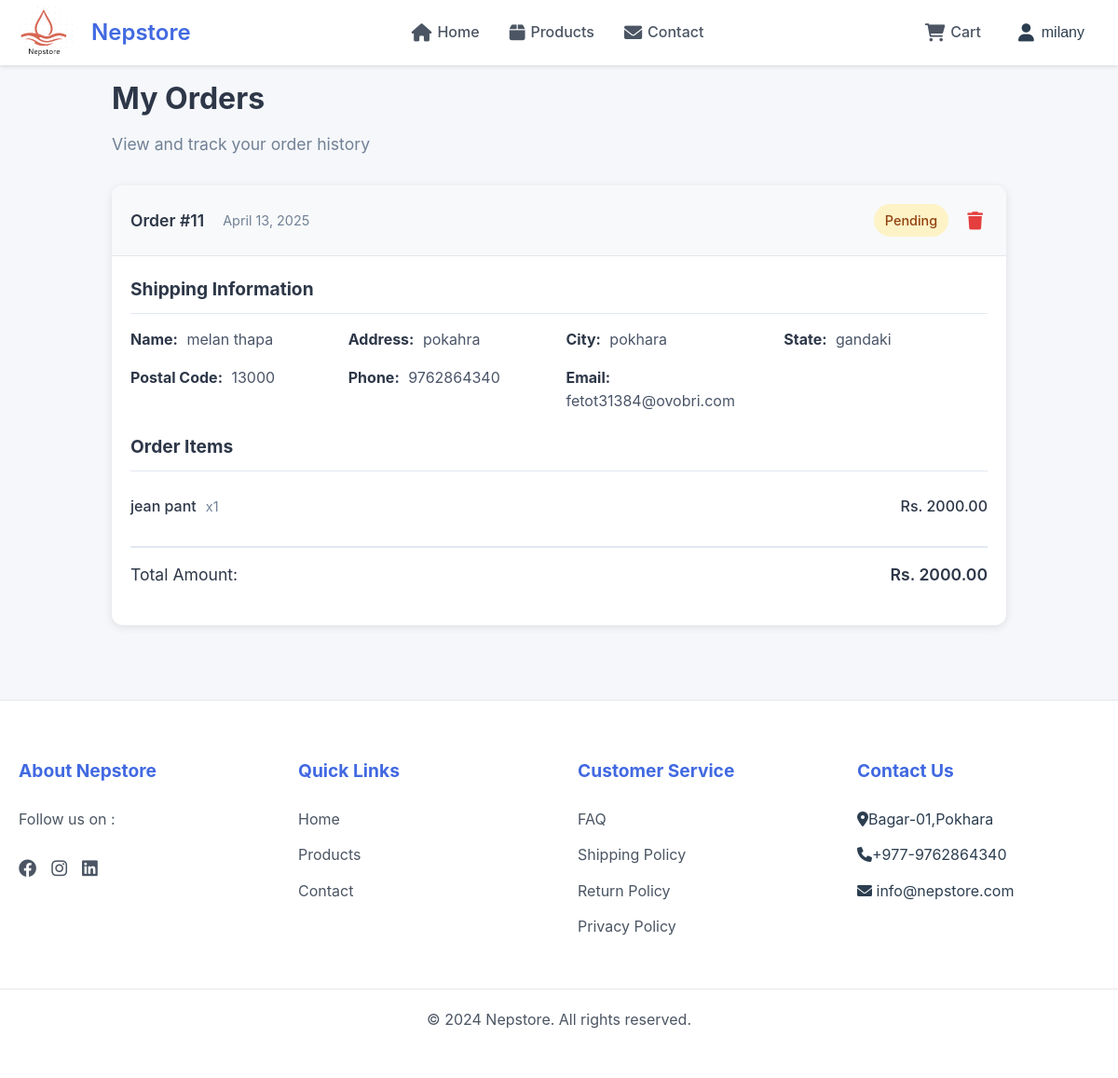
The page /orders/ (signed in) on the database as committed earlier.
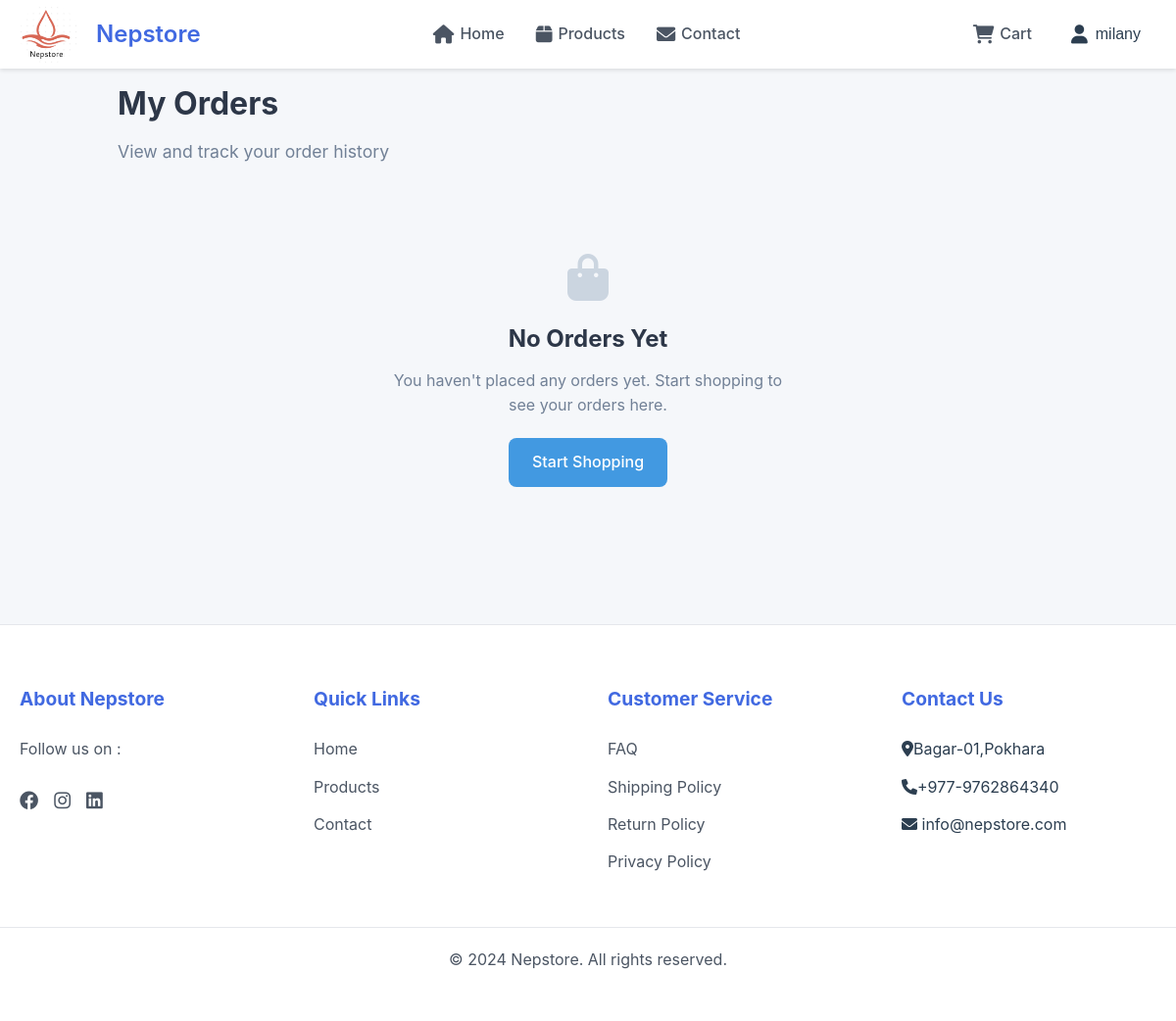
The same page on the database as committed later.
### nepmart/models.py (models this page shows, shortened)
class Order(models.Model):
    ORDER_STATUS_CHOICES = [
        ('pending', 'Pending'),
        ('processing', 'Processing'),
        ('shipped', 'Shipped'),
        ('delivered', 'Delivered'),
        ('cancelled', 'Cancelled'),
    ]
    PAYMENT_METHOD_CHOICES = [
        ('cash_on_delivery', 'Cash on Delivery'),
        ('khalti', 'Khalti'),
        ('esewa', 'eSewa'),
    ]
    user = models.ForeignKey(User, on_delete=models.CASCADE)
    full_name = models.CharField(max_length=100)
    email = models.EmailField()
    phone = models.CharField(max_length=15)
    address = models.TextField()
    city = models.CharField(max_length=100)
    state = models.CharField(max_length=100)
    zip_code = models.CharField(max_length=10)
    order_notes = models.TextField(blank=True, null=True)
    total_amount = models.DecimalField(max_digits=10, decimal_places=2)
    payment_method = models.CharField(max_length=20, choices=PAYMENT_METHOD_CHOICES, default='cash_on_delivery')
    payment_completed = models.BooleanField(default=False)
    status = models.CharField(max_length=20, choices=ORDER_STATUS_CHOICES, default='pending')
    created_at = models.DateTimeField(auto_now_add=True)
    updated_at = models.DateTimeField(auto_now=True)
    class Meta:
        ordering = ['-created_at']

class OrderItem(models.Model):
    order = models.ForeignKey(Order, related_name='items', on_delete=models.CASCADE)
    product = models.ForeignKey(Product, on_delete=models.CASCADE)
    quantity = models.PositiveIntegerField(default=1)
    price = models.DecimalField(max_digits=10, decimal_places=2)
    total = models.DecimalField(max_digits=10, decimal_places=2)
    class Meta:
        ordering = ['order', 'id']

class Product(models.Model):
    name = models.CharField(max_length=200)
    slug = models.SlugField(unique=True, blank=True, null=True)
    category = models.ForeignKey(Category, on_delete=models.SET_NULL, null=True, blank=True, related_name='products')
    image = models.ImageField(upload_to='products/')
    brand = models.CharField(max_length=100)
    price = models.DecimalField(max_digits=10, decimal_places=2)
    old_price = models.DecimalField(max_digits=10, decimal_places=2, null=True, blank=True)
    discount = models.IntegerField(null=True, blank=True)
    description = models.TextField()
    reviews = models.IntegerField(default=0)
    created_at = models.DateTimeField(auto_now_add=True)

### nepmart/views.py (the view, shortened to what this page needs)
# urls.py: path('orders/', views.orders, name='orders'),
@login_required
def orders(request):
    orders = Order.objects.filter(user=request.user).order_by('-created_at')
    return render(request, 'orders.html', {'orders': orders})

### nepmart/templates/orders.html (shortened to what this page needs)
{% extends 'base.html' %}
{% load static %}
{% block content %}
<div class="orders-container">
    <div class="orders-header">
        <h1>My Orders</h1>
        <p>View and track your order history</p>
    </div>
    {% if orders %}
        <div class="orders-list">
            {% for order in orders %}
            <div class="order-card" id="order-{{ order.id }}">
                <div class="order-header">
                    <div class="order-meta">
                        <span class="order-number">Order #{{ order.id }}</span>
                        <span class="order-date">{{ order.created_at|date:"F d, Y" }}</span>
                    </div>
                    <div class="order-actions">
                        <div class="order-status status-{{ order.status }}">
                            {{ order.status|title }}
                        </div>
                        <button class="delete-order-btn" data-order-id="{{ order.id }}">
                            <i class="fas fa-trash"></i>
                        </button>
                    </div>
                </div>
                <div class="order-content">
                    <div class="shipping-info">
                        <h3>Shipping Information</h3>
                        <div class="shipping-details">
                            <p><strong>Name:</strong> {{ order.full_name }}</p>
                            <p><strong>Address:</strong> {{ order.address }}</p>
                            <p><strong>City:</strong> {{ order.city }}</p>
                            <p><strong>State:</strong> {{ order.state }}</p>
                            <p><strong>Postal Code:</strong> {{ order.zip_code }}</p>
                            <p><strong>Phone:</strong> {{ order.phone }}</p>
                            <p><strong>Email:</strong> {{ order.email }}</p>
                        </div>
                    </div>
                    <div class="order-items">
                        <h3>Order Items</h3>
                        <div class="items-list">
                            {% for item in order.items.all %}
                            <div class="item">
                                <div class="item-info">
                                    <span class="item-name">{{ item.product.name }}</span>
                                    <span class="item-quantity">x{{ item.quantity }}</span>
                                </div>
                                <span class="item-price">Rs. {{ item.total }}</span>
                            </div>
                            {% endfor %}
                        </div>
                        <div class="order-total">
                            <span>Total Amount:</span>
                            <span class="total-price">Rs. {{ order.total_amount }}</span>
                        </div>
                    </div>
                </div>
            </div>
            {% endfor %}
        </div>
    {% else %}
        <div class="no-orders">
            <div class="empty-state">
                <i class="fas fa-shopping-bag"></i>
                <h2>No Orders Yet</h2>
                <p>You haven't placed any orders yet. Start shopping to see your orders here.</p>
                <a href="{% url 'product_list' %}" class="start-shopping-btn">Start Shopping</a>
            </div>
        </div>
    {% endif %}
</div>
{% endblock %}

### nepmart/templates/base.html (shortened to what this page needs)
{% load static %}
<!DOCTYPE html>
<html lang="en">
<head>
    <link rel="stylesheet" href="{% static 'css/style.css' %}">
    <link rel="stylesheet" href="{% static 'css/navbar.css' %}">
    <link rel="stylesheet" href="{% static 'css/home.css' %}">
    <link rel="stylesheet" href="{% static 'css/cart.css' %}">
    <link rel="stylesheet" href="https://cdnjs.cloudflare.com/ajax/libs/font-awesome/6.0.0/css/all.min.css">
</head>
<body>
    <nav class="navbar">
        <div class="navbar-container">
            <a href="{% url 'home' %}" class="logo">
                <img src="{% static 'images/logo.png' %}" alt="logo-img" class="nepstore-logo">
                Nepstore
            </a>
            <div class="nav-links">
                <a href="{% url 'home' %}" class="nav-link">
                    <i class="fas fa-home"></i>
                    Home
                </a>
                <a href="{% url 'product_list' %}" class="nav-link">
                    <i class="fas fa-box"></i>
                    Products
                </a>
                <a href="{% url 'contact' %}" class="nav-link">
                    <i class="fas fa-envelope"></i>
                    Contact
                </a>
            </div>
            <div class="nav-actions">
                {% if user.is_authenticated %}
                    <a href="{% url 'cart' %}" class="nav-action">
                        <i class="fas fa-shopping-cart"></i>
                        Cart
                    </a>
                    <div class="dropdown">
                        <button class="nav-action dropdown-toggle">
                            <i class="fas fa-user"></i>
                            {{ user.username }}
                        </button>
                    </div>
                {% endif %}
            </div>
        </div>
    </nav>
    <main>
        {% block content %}
        {% endblock content %}
    </main>
    <footer class="footer">
        <div class="footer-container">
            <div class="footer-section">
                <h3>About Nepstore</h3>
                <p>Follow us on :</p>
                <div class="social-media">
                    <a href="https://facebook.com" target="_blank"><i class="fab fa-facebook"></i></a>
                    <a href="https://instagram.com" target="_blank"><i class="fab fa-instagram"></i></a>
                    <a href="https://linkedin.com" target="_blank"><i class="fab fa-linkedin"></i></a>
                </div>
            </div>
            <div class="footer-section">
                <h3>Quick Links</h3>
                <ul class="footer-links">
                    <li><a href="{% url 'home' %}">Home</a></li>
                    <li><a href="{% url 'product_list' %}">Products</a></li>
                    <li><a href="{% url 'contact' %}">Contact</a></li>
                </ul>
            </div>
            <div class="footer-section">
                <h3>Customer Service</h3>
                <ul class="footer-links">
                    <li><a href="#">FAQ</a></li>
                    <li><a href="#">Shipping Policy</a></li>
                    <li><a href="#">Return Policy</a></li>
                    <li><a href="#">Privacy Policy</a></li>
                </ul>
            </div>
            <div class="footer-section">
                <h3>Contact Us</h3>
                <ul class="footer-links">
                    <li><i class="fas fa-map-marker-alt"></i>Bagar-01,Pokhara</li>
                    <li><i class="fas fa-phone"></i>+977-9762864340</li>
                    <li><i class="fas fa-envelope"></i> info@nepstore.com</li>
                </ul>
            </div>
        </div>
        <div class="footer-bottom">
            <p>&copy; 2024 Nepstore. All rights reserved.</p>
        </div>
    </footer>
</body>
</html>

### nepmart/static/css/style.css (style rules this page uses)
:root { --primary-color: #4a90e2; --secondary-color: #f5f7fa; --text-color: #2c3e50; --light-gray: #eef2f7; --border-color: #e1e8ed; --success-color: #2ecc71; --error-color: #e74c3c; --shadow: 0 2px 10px rgba(0, 0, 0, 0.05); --transition: all 0.3s ease; }
* { margin: 0; padding: 0; box-sizing: border-box; }
body { font-family: 'Inter', -apple-system, BlinkMacSystemFont, 'Segoe UI', Roboto, sans-serif; line-height: 1.6; color: var(--text-color); background-color: var(--secondary-color); }

### nepmart/static/css/navbar.css (style rules this page uses)
* { margin: 0; padding: 0; box-sizing: border-box; }
.navbar { background-color: white; box-shadow: 0 2px 4px rgba(0, 0, 0, 0.1); position: fixed; top: 0; left: 0; right: 0; z-index: 1000; height: 70px; }
.navbar-container { max-width: 1200px; margin: 0 auto; height: 100%; display: flex; align-items: center; justify-content: space-between; padding: 0 20px; }
.logo { display: flex; align-items: center; text-decoration: none; color: #4169E1; font-size: 1.5rem; font-weight: 600; gap: 8px; }
.nepstore-logo { height: 60px; width: 60px; border-radius: 50%; object-fit: cover; margin-right: 10px; }
.nav-links { display: flex; align-items: center; gap: 2rem; margin: 0 auto; }
.nav-link { color: #4B5563; text-decoration: none; font-weight: 500; display: flex; align-items: center; gap: 6px; transition: color 0.3s ease; }
.nav-link i { font-size: 1.2rem; }
.nav-actions { display: flex; align-items: center; gap: 1.5rem; }
.nav-action { color: #4B5563; text-decoration: none; font-weight: 500; display: flex; align-items: center; gap: 6px; transition: color 0.3s ease; }
.nav-action i { font-size: 1.2rem; }
.footer { background-color: white; border-top: 1px solid #E5E7EB; padding: 60px 0 30px; }
.footer-container { max-width: 1200px; margin: 0 auto; padding: 0 20px; display: grid; grid-template-columns: repeat(4, 1fr); gap: 40px; }
.footer-section h3 { color: #4169E1; font-size: 1.2rem; margin-bottom: 1.5rem; }
.footer-section p { color: #4B5563; line-height: 1.6; margin-bottom: 1.5rem; }
.footer-links { list-style: none; }
.footer-links li { margin-bottom: 0.8rem; }
.footer-links a { color: #4B5563; text-decoration: none; transition: color 0.3s ease; }
.social-media { display: flex; gap: 1rem; }
.social-media a { color: #4B5563; font-size: 1.2rem; transition: color 0.3s ease; }
.footer-bottom { max-width: 1200px; margin: 40px auto 0; padding: 20px; border-top: 1px solid #E5E7EB; text-align: center; color: #4B5563; }
.dropdown { position: relative; display: inline-block; }
.dropdown-toggle { background: none; border: none; cursor: pointer; padding: 8px 16px; display: flex; align-items: center; gap: 8px; color: inherit; font-size: inherit; }

### nepmart/templates/orders.html (style rules this page uses)
.orders-container { max-width: 1000px; margin: 80px auto; padding: 0 20px; }
.orders-header { margin-bottom: 30px; }
.orders-header h1 { color: #2d3748; font-size: 2rem; margin: 0 0 10px 0; }
.orders-header p { color: #718096; font-size: 1.1rem; }
.no-orders { text-align: center; padding: 60px 0; }
.empty-state { max-width: 400px; margin: 0 auto; }
.empty-state i { font-size: 48px; color: #cbd5e0; margin-bottom: 20px; }
.empty-state h2 { color: #2d3748; font-size: 1.5rem; margin: 0 0 10px 0; }
.empty-state p { color: #718096; margin-bottom: 20px; }
.start-shopping-btn { display: inline-block; padding: 12px 24px; background: #4299e1; color: white; border-radius: 8px; text-decoration: none; font-weight: 500; transition: all 0.3s ease; }

Rows that differ between the two databases and show on the page:
removed Order: id "11", created_at "April 13, 2025", status "Pending", full_name "melan thapa", address "pokahra", city "pokhara", state "gandaki", zip_code "13000", phone "9762864340", email "fetot31384@ovobri.com", total_amount "2000.00"
removed OrderItem: product.name "jean pant", quantity "1", total "2000.00"
Other text that changed with them:
text now shown: "No Orders Yet You haven't placed any orders yet. Start shopping to see your orders here. Start Shopping"
